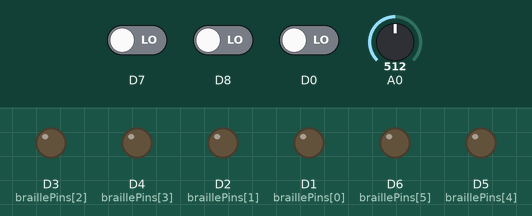
Recording of a program running on a simulated ESP8266 (Wemos D1 mini). On the bench: output pins drawn as LEDs (lit = HIGH). Dashed ring = blinking. Inputs (shaded band) come from the test bench; at power-on: D0 LOW, A0 = 512, D7 LOW, D8 LOW. WiFi joins after 1.5 s; servers stay silent unless stated; uploads are accepted with an empty reply; what the program prints to the serial monitor is not drawn.

Above: at 2.7 s.
2.8 s: D0 driven HIGH
At 3.8 s:
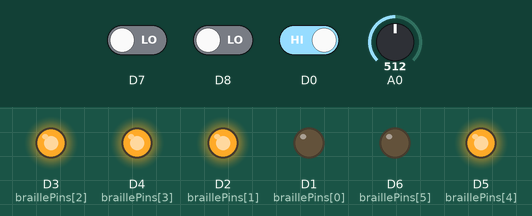
At 5.5 s:
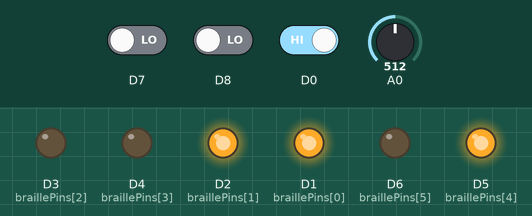
5.8 s: A0 set to 900
At 8.6 s:
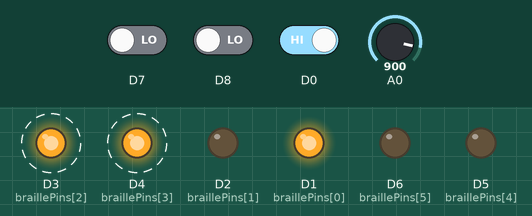
8.8 s: A0 set to 1023
At 8.96 s:
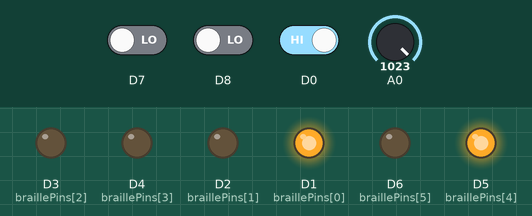
11.8 s: D7 driven HIGH
14.8 s: D8 driven HIGH
17.8 s: D7 driven LOW
Timing chart, 0 to 52.4 s (numbered marks = the images above; inputs shaded):
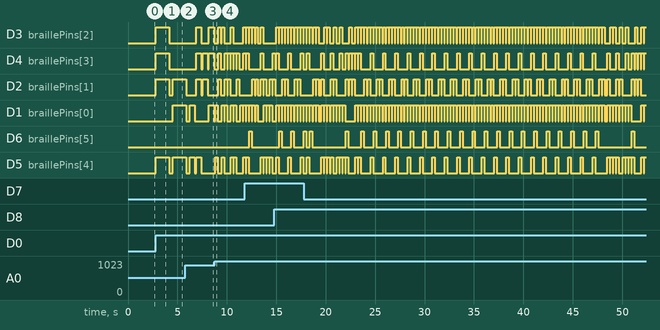

The program:

main.cpp
```cpp
#include <ESP8266WiFi.h>
#include <ESP8266HTTPClient.h>
#include <ESP8266WebServer.h>
#include <ArduinoJson.h>
#include <WiFiManager.h>


bool nextChannelFlag = false;
bool nextNewsFlag = false;
int newsCount;
int braillePins[] = {D1, D2, D3, D4, D5, D6};
int currentChannelNum = 0;
unsigned long lastInterruptTimeD7 = 0;
unsigned long lastInterruptTimeD8 = 0;

String APIKey = "374125c2dfa441c9ae156b7378f2f6e9";
String channels[] = {
	"the-times-of-india",
	"the-hindu",
	"google-news-in",
	"techcrunch",
	"the-new-york-times",
	"bbc-news",
	"cnn",
	"fox-news",
	"nbc-news",
	"reuters"
};

String currentChannel = channels[currentChannelNum];

void nextChannel() {
	unsigned long currentTime = millis();
	if(currentTime-lastInterruptTimeD7>500) {
		lastInterruptTimeD7 = currentTime;
		currentChannelNum = (currentChannelNum+1)%10;
		currentChannel = channels[currentChannelNum];
		nextChannelFlag = true;
		Serial.print("Changing channel to: ");
		Serial.println(currentChannel);
	}
}

void nextNews() {
	unsigned long currentTime = millis();
	if(currentTime-lastInterruptTimeD8>500) {
		lastInterruptTimeD8 = currentTime;
		newsCount = (newsCount+1)%10;
		nextNewsFlag = true;
		Serial.println("Changing News..");
	}
}

void displayLetter(int letterValue[6]) {
	while (!digitalRead(D0)) {
		delay(1);
	}
		for(int i=0;i<6;i++) {
				digitalWrite(braillePins[i], letterValue[i]);
		}

		int potValue = analogRead(A0);
		int delayValue = map(potValue, 0, 1023, 2500, 250);
		delay(delayValue);

		for(int x=0;x<6;x++) {
			digitalWrite(braillePins[x], 0);
		}
		delay(delayValue/4);
}

void displayString(String newsString) {

	int alphabets[][6] = {
		{ 1, 0, 0, 0, 0, 0 },
		{ 1, 1, 0, 0, 0, 0 },
		{ 1, 0, 0, 1, 0, 0 },
		{ 1, 0, 0, 1, 1, 0 },
		{ 1, 0, 0, 0, 1, 0 },
		{ 1, 1, 0, 1, 0, 0 },
		{ 1, 1, 0, 1, 1, 0 },
		{ 1, 1, 0, 0, 1, 0 },
		{ 0, 1, 0, 1, 0, 0 },
		{ 0, 1, 0, 1, 1, 0 },
		{ 1, 0, 1, 0, 0, 0 },
		{ 1, 1, 1, 0, 0, 0 },
		{ 1, 0, 1, 1, 0, 0 },
		{ 1, 0, 1, 1, 1, 0 },
		{ 1, 0, 1, 0, 1, 0 },
		{ 1, 1, 1, 1, 0, 0 },
		{ 1, 1, 1, 1, 1, 0 },
		{ 1, 1, 1, 0, 1, 0 },
		{ 0, 1, 1, 1, 0, 0 },
		{ 0, 1, 1, 1, 1, 0 },
		{ 1, 0, 1, 0, 0, 1 },
		{ 1, 1, 1, 0, 0, 1 },
		{ 0, 1, 0, 1, 1, 1 },
		{ 1, 0, 1, 1, 0, 1 },
		{ 1, 0, 1, 1, 1, 1 },
		{ 1, 0, 1, 0, 0, 1 } // a-z
	};

	int charPeriod[]		= { 0, 1, 0, 0, 1, 1 }; // "."
	int charComam[]			= { 0, 1, 0, 0, 0, 0 }; // ","
	int charExcl[]			= { 0, 1, 1, 0, 1, 0 }; // "!"
	int charSemiColon[]		= { 0, 1, 1, 0, 0, 0 }; // ";"
	int charColon[]			= { 1, 0, 0, 0, 1, 1 }; // ":"
	int charAt[]			= { 0, 0, 0, 1, 0, 0 }; // "@"
	int charAmp[]			= { 1, 1, 1, 1, 0, 1 }; // "&"
	int charPlus[]			= { 0, 0, 1, 1, 0, 1 }; // "+"
	int charMinus[]			= { 0, 0, 1, 0, 0, 1 }; // "-"
	int charEquals[]		= { 1, 1, 1, 1, 1, 1 }; //"="

	int upperCaseSymbol[] 	= { 0, 0, 0, 0, 0, 1 };
	int numberSymbol[]		= { 0, 0, 1, 1, 1, 1 };
	int spaceSymbol[]		= { 1, 1, 1, 1, 1, 1 };

	for(int i=0;i<newsString.length();i++) {
		Serial.println(newsString[i]);

		if(islower(newsString[i])) {
			displayLetter(alphabets[(int)newsString[i]-97]);
		}
		else if(isupper(newsString[i])) {
			displayLetter(upperCaseSymbol);
			displayLetter(alphabets[(int)newsString[i]-65]);
		}
		else if(isdigit(newsString[i])) {
			displayLetter(numberSymbol);
			displayLetter(alphabets[(int)newsString[i]-48]);
		}

		if(nextChannelFlag) {
			nextChannelFlag = false;
			newsCount = 11;
			i = newsString.length();
		}

		if(nextNewsFlag) {
			nextNewsFlag = false;
			i = newsString.length();
		}
	}
}

void setupPins() {
	for(int i=0;i<6;i++) {
		pinMode(braillePins[i], OUTPUT);
	}

	pinMode(D0, INPUT);
	pinMode(D7, INPUT);
	pinMode(D8, INPUT);
}

// void setupWiFi(){
// 	Serial.println("\nConnecting...");
// 	WiFi.begin("MITS", "mits@12345");
// 	while(WiFi.status() != WL_CONNECTED){
// 		Serial.print(".");
// 		delay(500);
// 	}
// 	Serial.println("\nConnected : ");
// 	Serial.println(WiFi.localIP());
// }

void setup() {
	Serial.begin(115200);
	setupPins();
	attachInterrupt(digitalPinToInterrupt(D7), nextChannel, HIGH);
	attachInterrupt(digitalPinToInterrupt(D8), nextNews, HIGH);
	//setupWiFi();

	WiFiManager wifiManager;
	wifiManager.autoConnect("Braille-News-Reader");
	Serial.println("Connected ");
}

void loop() {
	// displayString(Serial.readString());

	if (WiFi.status() == WL_CONNECTED) {

		const size_t bufferSize = JSON_ARRAY_SIZE(10) + JSON_OBJECT_SIZE(4) + 10*JSON_OBJECT_SIZE(6) + 7610;
		DynamicJsonBuffer jsonBuffer(bufferSize);

		String newsJSON;

		HTTPClient http;
		String newsURL = "http://newsapi.org/v1/articles?source="+currentChannel+"&sortBy=latest&apiKey="+APIKey;

		Serial.print("Sending Request to: ");
		Serial.println(newsURL);

		http.begin(newsURL);
		int httpCode = http.GET();

		if (httpCode > 0) {
			newsJSON = http.getString();
			JsonObject& root = jsonBuffer.parseObject(newsJSON);
			JsonArray& articles = root["articles"];
			displayString(currentChannel);

			for(newsCount=0;newsCount<10;newsCount++) {
				displayString(articles[newsCount]["title"]);
				displayString(articles[newsCount]["description"]);
			}
		}
		else {
			Serial.println("Unable to connect to newsapi.org");
		}
		http.end();
	}
	else {
		Serial.println("WiFI Disconnected !");
	}
}
```

Measured:
- after the input at 2.8 s, D3 (braillePins[2]), D4 (braillePins[3]): LOW → HIGH at once, → LOW 1.4 s later; D2 (braillePins[1]), D5 (braillePins[4]): LOW → HIGH at once, → LOW 1.4 s later, → HIGH 0.34 s later; D1 (braillePins[0]): LOW → HIGH after 1.7 s
